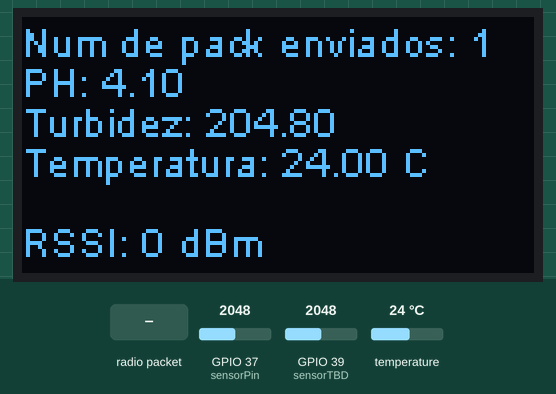
Simulated run of this sketch. Board: ESP32. Shown: 128×64 one-colour display. The test bench sets the inputs (shaded band); at power-on: temperature 24 °C, GPIO 37 (sensorPin) = 2048, GPIO 39 (sensorTBD) = 2048. Random numbers use the default seed unless the sketch sets one; what the sketch prints to the serial monitor is not drawn.

Above: at 6.4 s.
6.5 s: radio packet "1" arrives
At 11.3 s:
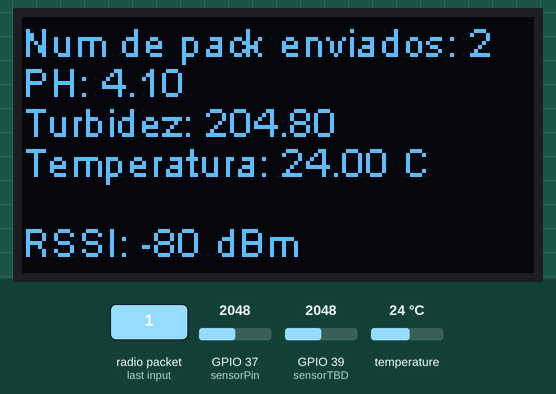
17.1 s: temperature set to 12 °C
At 20.6 s:
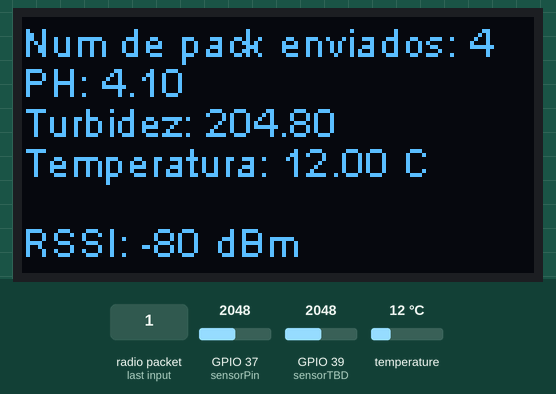
26.7 s: GPIO 37 (sensorPin) set to 2866
At 31.1 s:
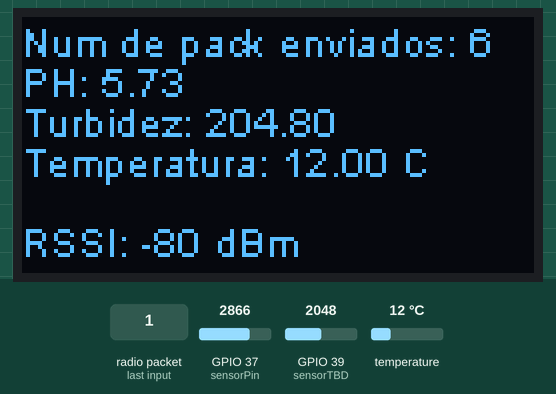
36.7 s: GPIO 39 (sensorTBD) set to 2866
At 41.8 s:
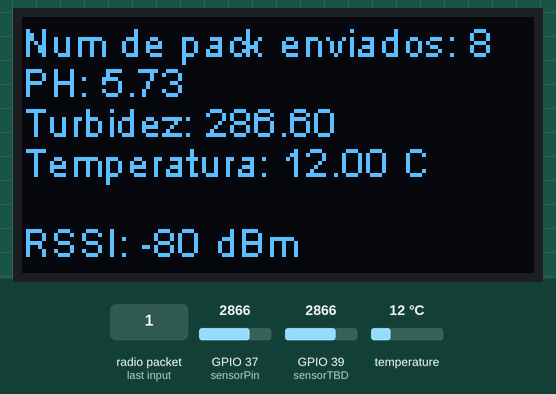
46.9 s: temperature set to 19 °C
At 52.4 s:
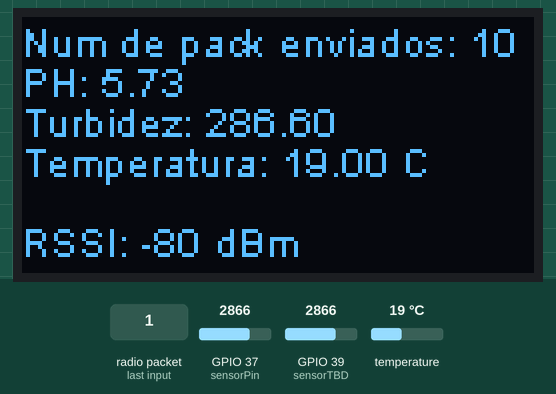
58.3 s: GPIO 37 (sensorPin) set to 3603
At 62.5 s:
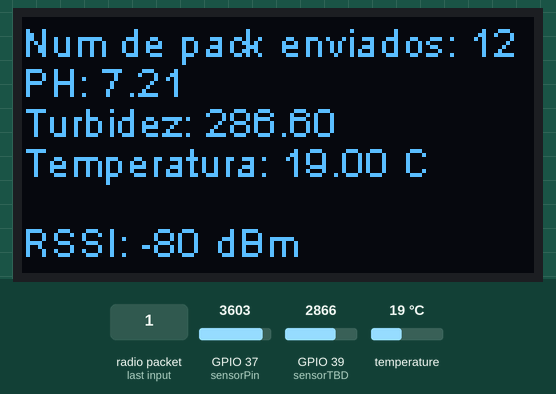
Timing chart, 0 to 64.0 s (numbered marks = the images above; inputs shaded):
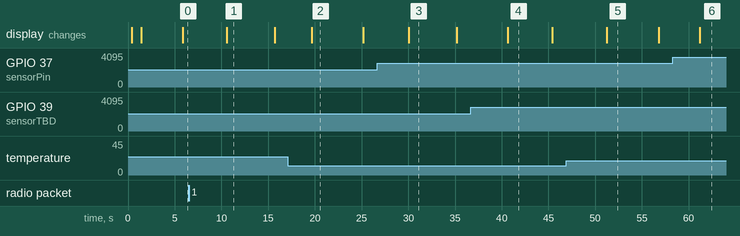

Measured:
- what the display in image 2 shows lasts 5.6 s, from 19.6 s to 25.2 s
- what the display in image 3 shows lasts 5.1 s, from 30.1 s to 35.2 s

The sketch:

LoRa_TTT.ino
```cpp
// Incluir bibliotecas
#include <heltec.h>
//#include <ArduinoJson.hpp>
//#include <ArduinoJson.h>
#include <OneWire.h>
#include <DallasTemperature.h>
//#include <LoRa.h>
#include <Wire.h>
#include <Adafruit_GFX.h>
#include <Adafruit_SSD1306.h>
#include "images.h"

Adafruit_SSD1306 display(128, 64, &Wire, -1);

// configuracion LoRa Banda ISM en Región 915Mhz
#define BAND 915E6       // 433E6,868E6,915E6
byte spread_factor = 8;  // rango 6-12,default 7

// Mensaje LoRa a enviar por direcciones//////////////////
byte dir_local = 0xD2;    // Dispositivo 1 dirección local del dispositivo
byte dir_destino = 0xC2;  // Dispositivo 2 dirección local del dispositivo
byte id_msjLoRa = 0;      // ID del mensaje (contador)

// Mensaje LoRa recibido////////////////////////////////
  byte dir_envio  = 0xc1; // receptor
  byte dir_remite = 0xd0; // emisor
  String paqueteRcb = ""; // mensaje LoRa
  byte   paqRcb_ID  = 0;
  byte   paqRcb_Estado = 0;
  // 0:vacio, 1: nuevo, 2:incompleto
  // 3:otro destinatario, 4:Broadcast*/

// variables para mensajes por Puerto Serial activa///////
volatile boolean serial_msj = true;  // Indicador para activar los mensajes por el puerto serial

// SENSORES
const int sensorPin = 37;
const int sensorTemp = 13;
const int sensorTBD = 39; //Pin de temperatura grados celcius

// Instancia las clases
OneWire oneWireObjeto(sensorTemp);
DallasTemperature sensorDS18B20(&oneWireObjeto);  //Se declara una variable u objeto para el sensor

// Variables ara almacenar la lectura
# define BattPIN 36
String battNivel;
String phSensor;
String tdsSensor;
String tempSensor;

// tiempo entre lecturas
long tiempo_antes = 0;         // Tiempo antes de la última lectura
long tiempo_intervalo = 5000;  // Intervalo de tiempo entre lecturas
//long tiempo_espera = tiempo_intervalo + random(2000);

int rssi_lora = 0;  // nivel de señal LoRa
int snr_lora = 0;   // Relación señal-ruido LoRa

void logo(){
	Heltec.display -> clear();
	Heltec.display -> drawXbm(0,5,logo_width,logo_height,(const unsigned char *)logo_bits);
	Heltec.display -> display();
}

void setup() {

  sensorDS18B20.begin();  //Inicia el sensor

  // Inicializar la comunicación LoRa y configurar la banda y el factor de propagación
  Heltec.begin(true /*DisplayEnable Enable*/,
               true /*Heltec.Heltec.Heltec.LoRa Disable*/,
               true /*Serial Enable*/,
               true /*PABOOST  Enable*/,
               BAND /*long BAND*/);
  LoRa.setSpreadingFactor(spread_factor);

  //LoRa.onReceive(cbk);
  LoRa.receive();

  Heltec.display->init();
  logo();
  delay(1000);

  Heltec.display -> clear();
  Heltec.display -> drawString(0, 0, "conexion con pantalla OK");
  Heltec.display ->drawString(0, 20, "direccion local: " + String(dir_local, HEX));
  Heltec.display ->drawString(0, 30, "Estableciendo pines");
  Heltec.display -> display();
  Heltec.display -> clear();

  //Serial.print("Sensores activos");

  //Inicializa los pines de los sensores
  pinMode(sensorPin, INPUT);
  pinMode(sensorTemp, INPUT);
  //pinMode(senGasLP,INPUT);
  pinMode(sensorTBD, INPUT);
  /*/inicializa sensor BATERIA
  pinMode(BattPIN, INPUT);*/
  delay(1000);

  // display
}

void loop() {

  /*int rssi_lora = 0;  // nivel de señal LoRa
  int snr_lora = 0;   // Relación señal-ruido LoRa*/

  ////////////////////////////////////////// Enviar mensajes entre intervalos/////////////////////////////////////////////////////////////

  // Verificar si es el momento de enviar un mensaje
  long tiempo_ahora = millis();
  long t_transcurrido = tiempo_ahora - tiempo_antes;


  if (t_transcurrido >= tiempo_intervalo) {

    // Actualizar el estado simulado del sensor
    sensor_revisa();
    // construccion y guaradado de valores en mensaje JSON
    String paqueteEnv = "{\"PH\":" + phSensor + //(Ph)
                        ",\"Turbidez\":"+ tdsSensor + //(ppm)
                        ",\"Temperatura\":" + tempSensor + // (ppm)
                        "}";
    /*paqueteEnv = paqueteEnv + "PL:" + Gas_LP;
    paqueteEnv = paqueteEnv + "ppm|";*/

    // Enviar mensaje LoRa al dispositivo de destino
    envia_lora(dir_destino, dir_local, id_msjLoRa, paqueteEnv);
    id_msjLoRa = id_msjLoRa + 1;

    yield(); // Procesa eventos pendientes

    // Imprimir mensaje a serial monitor
    if (serial_msj == true) {
      Serial.print("Enviado:  ");
      Serial.print(String(dir_destino, HEX));
      Serial.print(",");
      Serial.print(String(dir_local, HEX));
      Serial.print(",");
      Serial.print(id_msjLoRa - 1);
      Serial.print(",");
      Serial.println(paqueteEnv);
      /*Serial.print(" ,");
      Serial.print(rssi_lora);
      Serial.print(",");
      Serial.println(snr_lora);*/
    }
    //Mostrar dato en pantalla
        pantalla_Mostrar();
        //Serial.print(rssi_lora);
        //Heltec.display ->drawString(0, 50, "RSSI" + String(rssi_lora));//Heltec.display ->drawString(0, 60, "señal-ruido" + String(snr_lora));
        Heltec.display -> display();
    // Actualizar el tiempo para el próximo envío y generar un nuevo tiempo de espera
    tiempo_antes = millis();
    tiempo_intervalo = 3000 + random(2000);

    // LED parpadea. Indicador de envio LoRa
    digitalWrite(LED, HIGH);
    delay(100);
    digitalWrite(LED, LOW);
    delay(100);
  }

  //////////////////////////////////////////////// Revisar mensajes LoRa entrantes////////////////////////////////////////
  int msjRcbLoRa = LoRa.parsePacket();
  if (msjRcbLoRa !=0){
      // Procesar y recibir mensajes LoRa
    recibe_lora(msjRcbLoRa);
    rssi_lora = LoRa.packetRssi();
    snr_lora  = LoRa.packetSnr();

     // Imprimir información en el monitor serial (si está habilitado)
    if (serial_msj == true){
      if (paqRcb_Estado == 1){
        Serial.print("Recibido: ");
        Serial.print(String(dir_remite,HEX));
        Serial.print(",");
        Serial.print(String(dir_envio,HEX));
        Serial.print(",");
        Serial.print(paqRcb_ID);
        Serial.print(",");
        Serial.print(paqueteRcb);
        Serial.print(",");
        Serial.print(rssi_lora);
        Serial.print(",");
        Serial.print(snr_lora);
        Serial.print(",");
        Serial.println();

        //Heltec.display ->drawString(0, 50, "RSSI: " + String(rssi_lora)+ " dBm");
        //Heltec.display ->drawString(0, 60, "señal-ruido" + String(snr_lora));
        //Heltec.display -> display();

      }else{
        Serial.print("Paquete recibido Estado: ");
        Serial.println(paqRcb_Estado);
      }
    }
     yield(); // procesa wifi
    // LED parpadea Rebibido Lora
    digitalWrite(LED, HIGH);
    delay(50);
    digitalWrite(LED, LOW );
    delay(50);
    digitalWrite(LED, HIGH);
    delay(50);
    digitalWrite(LED, LOW );
  }

  delay(100);
  yield(); // procesa wifi
  Heltec.display->clear();
}
```

Enviar.ino
```cpp
void envia_lora(byte destino, byte remite, byte paqueteID, String paquete) {

  // Espera a que el módulo LoRa esté listo para enviar un paquete
  while (LoRa.beginPacket() == 0) {
    if (serial_msj == true) {
      Serial.println("Esperando radio disponible...");
    }
    yield(); // procesa wifi
    delay(100);
  }

  /*
  LoRa.print() se utiliza para enviar datos en formato de texto. Acepta una cadena de caracteres (String),
  un arreglo de caracteres (char array) o un número como argumento. Los datos se envían en forma de caracteres ASCII.
  LoRa.write() se utiliza para enviar datos en forma de bytes. Acepta un arreglo de bytes (byte array)
  como argumento y envía cada byte individualmente.
  */

  // Iniciar el paquete LoRa
  LoRa.beginPacket();
  // Escribir los datos en el paquete LoRa
  LoRa.write(destino);           //disp de destino
  LoRa.write(remite);            //disp que envia
  LoRa.write(paqueteID);         //Id de paquete unico
  LoRa.write(paquete.length());  //Longitud de datos
  LoRa.print(paquete);           //Escribir en paquete y envia
  //Serial.println(paquete);

  // Finalizar y enviar el paquete LoRa
  LoRa.endPacket();
}
```

Pantalla.ino
```cpp
void pantalla_Mostrar(){
  //Heltec.display->clear();
  Heltec.display->setTextAlignment(TEXT_ALIGN_LEFT);
  //Heltec.display->setFont(ArialMT_Plain_10);

  Heltec.display -> drawString(0, 0, "Num de pack enviados: "+ String(id_msjLoRa));
  //Heltec.display->setFont(ArialMT_Plain_11);
  Heltec.display ->drawString(0, 10, "PH: " + phSensor);
  Heltec.display ->drawString(0, 20, "Turbidez: " + tdsSensor);
  Heltec.display ->drawString(0, 30, "Temperatura: " + tempSensor+" C");
  //Heltec.display ->drawString(0, 50, "dir Local: " + String(dir_local, HEX));
  Heltec.display ->drawString(0, 50, "RSSI: " + String(rssi_lora)+ " dBm");
  //Heltec.display ->drawString(0, 70, "señal-ruido" + snr_lora);
  //Heltec.display -> display();
}
```

Sensore.ino
```cpp
void sensor_revisa(){
  // Leer HP (ph)
  int sensorValue = analogRead(sensorPin);

  // Convertir el valor analógico a voltaje
  float voltage = sensorValue * (5.0 / 1023.0);  // Suponiendo una referencia de voltaje de 5V y una resolución de 10 bits (1024 niveles)

  // Realizar la calibración de los valores según tus necesidades
  float calibratedValue = calibrate(sensorValue);
  //Conversion a escala de 0 a 14
  float valorPh = calibratedValue * 0.001;
  phSensor = String(valorPh).c_str();
   // Leer Turbidez
 int sensorValueTur = analogRead(sensorTBD);

  // Convertir el valor analógico a TDS utilizando una fórmula de calibración
  float tdsValue = convertToTDS(sensorValueTur);

  // Imprimir el valor de TDS en el monitor serial
  Serial.print("TDS: ");
  Serial.println(tdsValue);
  tdsSensor = String(tdsValue).c_str();

  // Leer temperatura
  sensorDS18B20.requestTemperatures();

  // Lee la temperatura en grados Celsius
  float temperaturaCelsius = sensorDS18B20.getTempCByIndex(0);
  tempSensor = String(temperaturaCelsius).c_str();

}


float calibrate(int sensorValue) {
  // Realizar aquí las operaciones de calibración que sean necesarias
  // Puedes utilizar fórmulas matemáticas o mapeo de valores según tus requerimientos

  // Ejemplo: Calibración lineal
  float calibratedValue = sensorValue * 2.0;

  return calibratedValue;
}

float convertToTDS(int sensorValue) {
  // Realizar aquí las operaciones de calibración para convertir el valor analógico a TDS
  // Utiliza la fórmula de calibración adecuada según las especificaciones de tu sensor

  // Ejemplo: Calibración lineal
  float tdsValue = sensorValue * 0.1;

  return tdsValue;
}
```

recibir.ino
```cpp
void recibe_lora(int tamano){
    // Si el tamaño del paquete es 0, se considera como un paquete vacío
  if (tamano == 0){
    paqRcb_Estado = 0; //vacio
    return;
    }

  // lectura de paquete
  paqueteRcb = "";  // Inicializar la cadena que almacenará el paquete recibido
  dir_envio  = LoRa.read(); //Leer la dirección del dispositivo que envía
  dir_remite = LoRa.read(); //Leer la dirección del dispositivo remitente
  paqRcb_ID  = LoRa.read(); //Leer el identificador único del paquete

  // Leer el tamaño esperado del paquete
  byte paqRcb_Tamano = LoRa.read();

  // Leer los datos del paquete mientras estén disponibles
  while(LoRa.available()){
    paqueteRcb += (char)LoRa.read();
  }

  // Verificar si la longitud del paquete coincide con el tamaño esperado
  if (paqRcb_Tamano != paqueteRcb.length()){
    paqRcb_Estado = 2; // Tamaño incompleto
    return;
  }

  // Verificar si el paquete fue destinado a otro dispositivo
  if (dir_envio != dir_local){
    paqRcb_Estado = 3; // otro destino
    return;
  }

  // Verificar si el paquete es un mensaje de difusión (broadcast)
  if (dir_envio == 0xFF) {
    paqRcb_Estado = 4; //Broadcast, difusion
    return;
  }

  // Si no se cumple ninguna de las condiciones anteriores, se considera un mensaje nuevo
  paqRcb_Estado = 1;   // mensaje Nuevo
}
```

Source omitted: images.h (data table, 5681 bytes)
